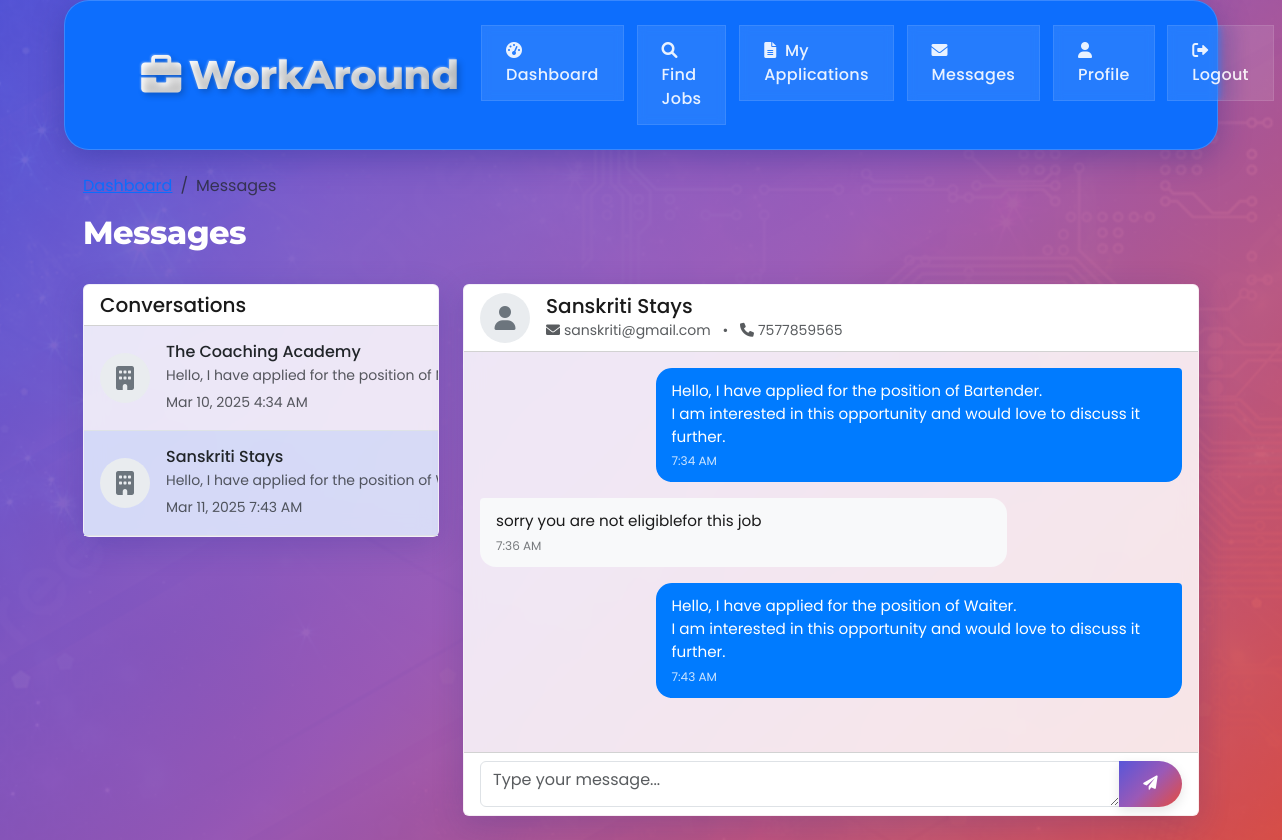
/jobseeker/messages.php?user=10 (signed in), run on the app's committed database.
### tables this page shows
CREATE TABLE `employer_profiles` (
  `id` int(11) NOT NULL,
  `user_id` int(11) DEFAULT NULL,
  `company_name` varchar(100) NOT NULL,
  `contact_person` varchar(100) NOT NULL,
  `phone` varchar(20) DEFAULT NULL,
  `address` text DEFAULT NULL,
  `company_description` text DEFAULT NULL,
  `website` varchar(255) DEFAULT NULL,
  `industry` varchar(100) DEFAULT NULL,
  `logo_path` varchar(255) DEFAULT NULL
);

CREATE TABLE `users` (
  `id` int(11) NOT NULL,
  `email` varchar(255) NOT NULL,
  `password` varchar(255) NOT NULL,
  `user_type` enum('jobseeker','employer') NOT NULL,
  `created_at` timestamp NOT NULL DEFAULT current_timestamp()
);

CREATE TABLE `messages` (
  `id` int(11) NOT NULL,
  `sender_id` int(11) NOT NULL,
  `receiver_id` int(11) NOT NULL,
  `message` text NOT NULL,
  `sent_at` timestamp NOT NULL DEFAULT current_timestamp(),
  `is_read` tinyint(1) DEFAULT 0
);

### jobseeker/messages.php (the view, shortened to what this page needs)
<?php
require_once "../config/database.php";
$selected_employer = isset($_GET['user']) ? (int)$_GET['user'] : 0;
$conversations_sql = "SELECT DISTINCT
    j.employer_id,
    ep.company_name,
    (SELECT message FROM messages
     WHERE (sender_id = ? AND receiver_id = j.employer_id)
     OR (sender_id = j.employer_id AND receiver_id = ?)
     ORDER BY sent_at DESC LIMIT 1) as last_message,
    (SELECT sent_at FROM messages
     WHERE (sender_id = ? AND receiver_id = j.employer_id)
     OR (sender_id = j.employer_id AND receiver_id = ?)
     ORDER BY sent_at DESC LIMIT 1) as last_message_time,
    (SELECT COUNT(*) FROM messages
     WHERE sender_id = j.employer_id
     AND receiver_id = ?
     AND is_read = 0) as unread_count
    FROM job_applications ja
    INNER JOIN jobs j ON ja.job_id = j.id
    INNER JOIN employer_profiles ep ON j.employer_id = ep.user_id
    WHERE ja.jobseeker_id = ?";
$stmt = mysqli_prepare($conn, $conversations_sql);
mysqli_stmt_bind_param($stmt, "iiiiii",
    $_SESSION['id'],
    $_SESSION['id'],
    $_SESSION['id'],
    $_SESSION['id'],
    $_SESSION['id'],
    $_SESSION['id']
);
mysqli_stmt_execute($stmt);
$conversations = mysqli_stmt_get_result($stmt);
if ($selected_employer > 0) {
    $employer_sql = "SELECT u.id, u.email, ep.company_name, ep.phone
                    FROM users u
                    INNER JOIN employer_profiles ep ON u.id = ep.user_id
                    WHERE u.id = ? AND u.user_type = 'employer'";
    $employer_stmt = mysqli_prepare($conn, $employer_sql);
    mysqli_stmt_bind_param($employer_stmt, "i", $selected_employer);
    mysqli_stmt_execute($employer_stmt);
    $selected_employer_details = mysqli_stmt_get_result($employer_stmt)->fetch_assoc();
    $messages_sql = "SELECT m.*,
                    ep.company_name as sender_name,
                    jp.profile_picture as jobseeker_picture
                    FROM messages m
                    LEFT JOIN employer_profiles ep ON m.sender_id = ep.user_id
                    LEFT JOIN jobseeker_profiles jp ON m.sender_id = jp.user_id
                    WHERE (sender_id = ? AND receiver_id = ?)
                    OR (sender_id = ? AND receiver_id = ?)
                    ORDER BY sent_at ASC";
    $messages_stmt = mysqli_prepare($conn, $messages_sql);
    mysqli_stmt_bind_param($messages_stmt, "iiii",
        $selected_employer, $_SESSION['id'],
        $_SESSION['id'], $selected_employer
    );
    mysqli_stmt_execute($messages_stmt);
    $messages = mysqli_stmt_get_result($messages_stmt);
}
?>
<!DOCTYPE html>
<html lang="en">
<head>
    <link href="https://cdn.jsdelivr.net/npm/bootstrap@5.3.0/dist/css/bootstrap.min.css" rel="stylesheet">
    <link rel="stylesheet" href="https://cdnjs.cloudflare.com/ajax/libs/font-awesome/6.0.0/css/all.min.css">
    <link rel="stylesheet" href="../assets/css/style.css">
</head>
<body>
    <nav class="navbar navbar-expand-lg navbar-dark bg-primary sticky-top">
        <div class="container">
            <a class="navbar-brand d-flex align-items-center" href="../index.php">
                <i class="fas fa-briefcase me-2"></i>
                WorkAround
            </a>
            <div class="collapse navbar-collapse" id="navbarNav">
                <ul class="navbar-nav ms-auto">
                    <li class="nav-item">
                        <a class="nav-link" href="dashboard.php">
                            <i class="fas fa-tachometer-alt me-1"></i> Dashboard
                        </a>
                    </li>
                    <li class="nav-item">
                        <a class="nav-link" href="jobs.php">
                            <i class="fas fa-search me-1"></i> Find Jobs
                        </a>
                    </li>
                    <li class="nav-item">
                        <a class="nav-link" href="applications.php">
                            <i class="fas fa-file-alt me-1"></i> My Applications
                        </a>
                    </li>
                    <li class="nav-item">
                        <a class="nav-link active" href="messages.php">
                            <i class="fas fa-envelope me-1"></i> Messages
                        </a>
                    </li>
                    <li class="nav-item">
                        <a class="nav-link" href="profile.php">
                            <i class="fas fa-user me-1"></i> Profile
                        </a>
                    </li>
                    <li class="nav-item">
                        <a class="nav-link" href="../auth/logout.php">
                            <i class="fas fa-sign-out-alt me-1"></i> Logout
                        </a>
                    </li>
                </ul>
            </div>
        </div>
    </nav>
    <div class="container my-4">
        <div class="row mb-4">
            <div class="col">
                <nav aria-label="breadcrumb">
                    <ol class="breadcrumb">
                        <li class="breadcrumb-item"><a href="dashboard.php">Dashboard</a></li>
                        <li class="breadcrumb-item active">Messages</li>
                    </ol>
                </nav>
                <h2>Messages</h2>
            </div>
        </div>
        <div class="row">
            <div class="col-md-4">
                <div class="card">
                    <div class="card-header bg-white">
                        <h5 class="mb-0">Conversations</h5>
                    </div>
                    <div class="conversation-list">
                        <?php if (mysqli_num_rows($conversations) > 0): ?>
                            <?php while ($conversation = mysqli_fetch_assoc($conversations)): ?>
                                <div class="conversation-item <?php echo isset($_GET['user']) && $_GET['user'] == $conversation['employer_id'] ? 'active' : ''; ?>">
                                    <a href="?user=<?php echo $conversation['employer_id']; ?>" class="text-decoration-none text-dark">
                                        <div class="d-flex align-items-center p-3">
                                            <div class="profile-picture me-3">
                                                <div class="default-profile-picture">
                                                    <i class="fas fa-building"></i>
                                                </div>
                                            </div>
                                            <div class="flex-grow-1">
                                                <h6 class="mb-1"><?php echo htmlspecialchars($conversation['company_name']); ?></h6>
                                                <p class="mb-1 small text-muted text-truncate">
                                                    <?php echo !empty($conversation['last_message']) ? htmlspecialchars($conversation['last_message']) : 'No messages yet'; ?>
                                                </p>
                                                <?php if (!empty($conversation['last_message_time'])): ?>
                                                    <small class="text-muted">
                                                        <?php echo date('M d, Y g:i A', strtotime($conversation['last_message_time'])); ?>
                                                    </small>
                                                <?php endif; ?>
                                            </div>
                                        </div>
                                    </a>
                                </div>
                            <?php endwhile; ?>
                        <?php endif; ?>
                    </div>
                </div>
            </div>
            <div class="col-md-8">
                <?php if ($selected_employer > 0 && isset($selected_employer_details)): ?>
                    <div class="card">
                        <div class="card-header bg-white">
                            <div class="d-flex align-items-center">
                                <div class="flex-shrink-0">
                                    <div class="profile-picture">
                                        <?php if (!empty($selected_employer_details['profile_picture'])): ?>
                                            <img src="../<?php echo htmlspecialchars($selected_employer_details['profile_picture']); ?>"
                                                 alt="Profile Picture">
                                        <?php else: ?>
                                            <div class="default-profile-picture">
                                                <i class="fas fa-user"></i>
                                            </div>
                                        <?php endif; ?>
                                    </div>
                                </div>
                                <div class="flex-grow-1 ms-3">
                                    <h5 class="mb-0"><?php echo htmlspecialchars($selected_employer_details['company_name']); ?></h5>
                                    <small class="text-muted">
                                        <i class="fas fa-envelope me-1"></i><?php echo htmlspecialchars($selected_employer_details['email']); ?>
                                        <?php if (!empty($selected_employer_details['phone'])): ?>
                                            <span class="mx-2">•</span>
                                            <i class="fas fa-phone me-1"></i><?php echo htmlspecialchars($selected_employer_details['phone']); ?>
                                        <?php endif; ?>
                                    </small>
                                </div>
                            </div>
                        </div>
                        <div class="card-body messages-container" id="messagesContainer">
                            <?php if (mysqli_num_rows($messages) > 0): ?>
                                <?php while ($message = mysqli_fetch_assoc($messages)): ?>
                                    <div class="message-bubble <?php echo $message['sender_id'] == $_SESSION['id'] ? 'message-sent' : 'message-received'; ?>">
                                        <?php echo nl2br(htmlspecialchars($message['message'])); ?>
                                        <div class="message-time <?php echo $message['sender_id'] == $_SESSION['id'] ? 'text-white' : 'text-muted'; ?>">
                                            <?php echo date('g:i A', strtotime($message['sent_at'])); ?>
                                        </div>
                                    </div>
                                <?php endwhile; ?>
                            <?php endif; ?>
                        </div>
                        <div class="card-footer bg-white">
                            <form method="post" class="message-form">
                                <div class="input-group">
                                    <textarea class="form-control" name="message" rows="1"
                                              placeholder="Type your message..." required></textarea>
                                    <button type="submit" class="btn btn-primary">
                                        <i class="fas fa-paper-plane"></i>
                                    </button>
                                </div>
                            </form>
                        </div>
                    </div>
                <?php endif; ?>
            </div>
        </div>
    </div>
</body>
</html>

### assets/css/style.css (style rules this page uses)
body { font-family: 'Segoe UI', Tahoma, Geneva, Verdana, sans-serif; margin: 0; min-height: 100vh; background: linear-gradient(135deg, rgba(88, 86, 217, 0.9) 0%, rgba(155, 89, 182, 0.95) 50%, rgba(231, 76, 60, 0.9) 100%), url('../images/1.jpg') no-repeat center center fixed; background-size: cover; color: #ffffff; animation: gradientShift 15s ease infinite; }
.navbar { background: rgba(255, 255, 255, 0.1); backdrop-filter: blur(10px); -webkit-backdrop-filter: blur(10px); border: 1px solid rgba(255, 255, 255, 0.18); box-shadow: 0 8px 32px 0 rgba(31, 38, 135, 0.37); position: sticky; top: 0; z-index: 1000; transition: all 0.3s ease; padding: 1.5rem 5%; margin: 0 5% 1.5rem 5%; border-radius: 25px }
.navbar-brand { font-family: "Monotype Corsiva", cursive; font-size: 2.5rem; font-weight: 700; background: linear-gradient(135deg, #ffffff 0%, #f8f9fa 25%, #e9ecef 50%, #dee2e6 75%, #ced4da 100%); -webkit-background-clip: text; background-clip: text; -webkit-text-fill-color: transparent; text-shadow: 3px 3px 6px rgba(0, 0, 0, 0.2), -1px -1px 2px rgba(255, 255, 255, 0.3); letter-spacing: -0.5px; position: relative; transition: all 0.4s ease; animation: textShimmer 3s infinite linear; }
.nav-link { font-weight: 500; padding: 0.8rem 1.5rem !important; margin: 0 0.4rem; transition: all 0.4s cubic-bezier(0.4, 0, 0.2, 1); position: relative; color: rgba(255, 255, 255, 0.9) !important; background: rgba(255, 255, 255, 0.1); border: 1px solid rgba(255, 255, 255, 0.1); backdrop-filter: blur(5px); -webkit-backdrop-filter: blur(5px); }
.nav-link::after { content: ''; position: absolute; bottom: 0; left: 50%; width: 0; height: 2px; background: linear-gradient(135deg, #ff69b4 0%, #ff1493 100%); transition: width 0.3s ease, left 0.3s ease; transform: translateX(-50%); }
.card { background: rgba(255, 255, 255, 0.95); backdrop-filter: blur(16px); -webkit-backdrop-filter: blur(16px); border: 1px solid rgba(255, 255, 255, 0.18); box-shadow: 0 8px 32px 0 rgba(31, 38, 135, 0.2); transition: all 0.3s ease; border-radius: 30px overflow: hidden; transform: translateY(0); color: #1a1a1a; }
.btn { padding: 0.75rem 1.5rem; font-weight: 500; border-radius: 25px; transition: all 0.4s cubic-bezier(0.4, 0, 0.2, 1); box-shadow: 0 4px 12px rgba(0, 0, 0, 0.1); letter-spacing: 0.5px; text-transform: uppercase; font-size: 0.9rem; }
.btn-primary { background: linear-gradient(135deg, #5856d9 0%, #9b59b6 50%, #e74c3c 100%); border: none; position: relative; overflow: hidden; z-index: 1; }
.btn-primary::before { content: ''; position: absolute; top: 0; left: -100%; width: 100%; height: 100%; background: linear-gradient(90deg, transparent, rgba(255, 255, 255, 0.2), transparent); transition: 0.5s; z-index: -1; }
.card, .feature-card, .step-card { background: rgba(255, 255, 255, 0.85) !important; backdrop-filter: blur(10px); border: 1px solid rgba(255, 255, 255, 0.3); box-shadow: 0 8px 32px 0 rgba(31, 38, 135, 0.2); }

### jobseeker/messages.php (style rules this page uses)
body { font-family: 'Poppins', sans-serif; }
h1, h2, h3, .navbar-brand { font-family: 'Montserrat', sans-serif; font-weight: 800; letter-spacing: -0.5px; }
.navbar-nav .nav-link { font-weight: 500; letter-spacing: 0.3px; }
.btn { font-weight: 500; letter-spacing: 0.3px; }
.message-bubble { font-size: 0.95rem; line-height: 1.5; }
.messages-container { height: 400px; overflow-y: auto; padding: 1rem; }
.message-bubble { max-width: 75%; margin-bottom: 1rem; padding: 0.75rem 1rem; border-radius: 1rem; position: relative; }
.message-sent { margin-left: auto; background-color: #007bff; color: white; border-top-right-radius: 0.25rem; }
.message-received { margin-right: auto; background-color: #f8f9fa; border-top-left-radius: 0.25rem; }
.conversation-list { max-height: 600px; overflow-y: auto; }
.conversation-item { border-bottom: 1px solid #dee2e6; transition: background-color 0.2s; }
.conversation-item:hover, .conversation-item.active { background-color: rgba(13, 110, 253, 0.1); }
.conversation-item a { display: block; }
.message-time { font-size: 0.75rem; opacity: 0.8; margin-top: 0.25rem; }
.default-profile-picture { width: 50px; height: 50px; background-color: #e9ecef; border-radius: 50%; display: flex; align-items: center; justify-content: center; }
.default-profile-picture i { color: #6c757d; font-size: 1.5rem; }

### data on the page
employer_profiles: company_name "Sanskriti Stays", user.email "sanskriti@gmail.com", phone "7577859565"
messages: message "Hello, I have applied for the position of Bartender. I am interested in this opportunity and would love to discuss it further.", sent_at "7:34 AM"
messages: message "sorry you are not eligiblefor this job", sent_at "7:36 AM"
messages: message "Hello, I have applied for the position of Waiter. I am interested in this opportunity and would love to discuss it further.", sent_at "7:43 AM"

### other printed values
$conversation['company_name'] "The Coaching Academy"
$conversation['last_message'] "Hello, I have applied for the position of…"
date('M d, Y g:i A', strtotime($conversation['last_message_time'])) "Mar 10, 2025 4:34 AM"
$conversation['company_name'] "Sanskriti Stays"
date('M d, Y g:i A', strtotime($conversation['last_message_time'])) "Mar 11, 2025 7:43 AM"
